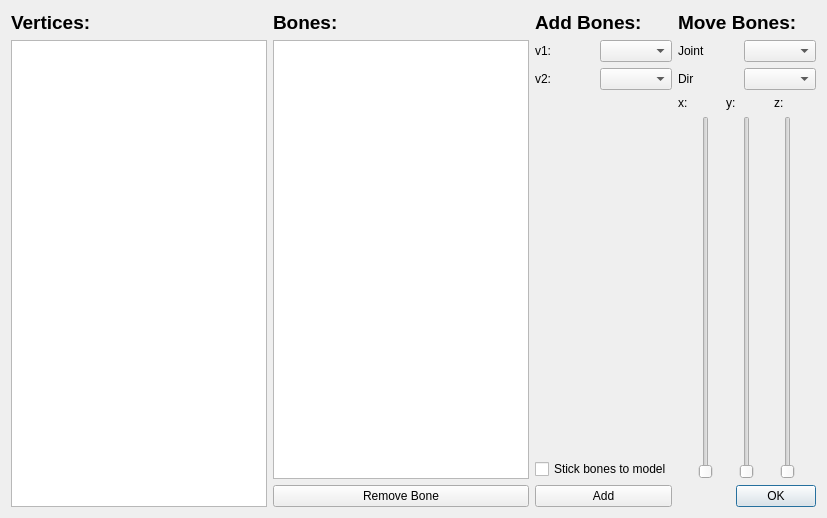
<?xml version="1.0" encoding="UTF-8"?>
<ui version="4.0">
 <class>EditSkeletonDialog</class>
 <widget class="QDialog" name="EditSkeletonDialog">
  <property name="geometry">
   <rect>
    <x>0</x>
    <y>0</y>
    <width>827</width>
    <height>518</height>
   </rect>
  </property>
  <property name="windowTitle">
   <string>Dialog</string>
  </property>
  <layout class="QHBoxLayout" name="horizontalLayout_3">
   <item>
    <layout class="QVBoxLayout" name="verticalLayout_12">
     <item>
      <widget class="QLabel" name="label_vertices">
       <property name="text">
        <string>&lt;html&gt;&lt;head/&gt;&lt;body&gt;&lt;p&gt;&lt;span style=&quot; font-size:14pt; font-weight:600;&quot;&gt;Vertices:&lt;/span&gt;&lt;/p&gt;&lt;/body&gt;&lt;/html&gt;</string>
       </property>
      </widget>
     </item>
     <item>
      <widget class="QListWidget" name="listWidget_vertices">
       <property name="batchSize">
        <number>100</number>
       </property>
      </widget>
     </item>
    </layout>
   </item>
   <item>
    <layout class="QVBoxLayout" name="verticalLayout_6">
     <item>
      <widget class="QLabel" name="label_bones">
       <property name="text">
        <string>&lt;html&gt;&lt;head/&gt;&lt;body&gt;&lt;p&gt;&lt;span style=&quot; font-size:14pt; font-weight:600;&quot;&gt;Bones:&lt;/span&gt;&lt;/p&gt;&lt;/body&gt;&lt;/html&gt;</string>
       </property>
      </widget>
     </item>
     <item>
      <widget class="QListWidget" name="listWidget_bones"/>
     </item>
     <item>
      <widget class="QPushButton" name="pushButton_removeBone">
       <property name="text">
        <string>Remove Bone</string>
       </property>
      </widget>
     </item>
    </layout>
   </item>
   <item>
    <layout class="QVBoxLayout" name="verticalLayout_21">
     <item>
      <widget class="QLabel" name="label_addBones">
       <property name="text">
        <string>&lt;html&gt;&lt;head/&gt;&lt;body&gt;&lt;p&gt;&lt;span style=&quot; font-size:14pt; font-weight:600;&quot;&gt;Add Bones:&lt;/span&gt;&lt;/p&gt;&lt;/body&gt;&lt;/html&gt;</string>
       </property>
       <property name="textFormat">
        <enum>Qt::AutoText</enum>
       </property>
      </widget>
     </item>
     <item>
      <layout class="QHBoxLayout" name="horizontalLayout_5">
       <item>
        <layout class="QVBoxLayout" name="verticalLayout_20">
         <item>
          <widget class="QLabel" name="label_v1">
           <property name="text">
            <string>v1: </string>
           </property>
          </widget>
         </item>
         <item>
          <widget class="QLabel" name="label_v2">
           <property name="text">
            <string>v2: </string>
           </property>
          </widget>
         </item>
        </layout>
       </item>
       <item>
        <layout class="QVBoxLayout" name="verticalLayout_19">
         <item>
          <widget class="QComboBox" name="comboBox_v1"/>
         </item>
         <item>
          <widget class="QComboBox" name="comboBox_v2"/>
         </item>
        </layout>
       </item>
      </layout>
     </item>
     <item>
      <spacer name="verticalSpacer">
       <property name="orientation">
        <enum>Qt::Vertical</enum>
       </property>
       <property name="sizeHint" stdset="0">
        <size>
         <width>20</width>
         <height>40</height>
        </size>
       </property>
      </spacer>
     </item>
     <item>
      <widget class="QCheckBox" name="checkBox_stickBones">
       <property name="text">
        <string>Stick bones to model</string>
       </property>
      </widget>
     </item>
     <item>
      <widget class="QPushButton" name="pushButton_addBone">
       <property name="text">
        <string>Add</string>
       </property>
      </widget>
     </item>
    </layout>
   </item>
   <item>
    <layout class="QVBoxLayout" name="verticalLayout_2">
     <item>
      <widget class="QLabel" name="label_addBones_2">
       <property name="text">
        <string>&lt;html&gt;&lt;head/&gt;&lt;body&gt;&lt;p&gt;&lt;span style=&quot; font-size:14pt; font-weight:600;&quot;&gt;Move Bones:&lt;/span&gt;&lt;/p&gt;&lt;/body&gt;&lt;/html&gt;</string>
       </property>
       <property name="textFormat">
        <enum>Qt::AutoText</enum>
       </property>
      </widget>
     </item>
     <item>
      <layout class="QHBoxLayout" name="horizontalLayout_6">
       <item>
        <layout class="QVBoxLayout" name="verticalLayout_23">
         <item>
          <widget class="QLabel" name="label_v1_2">
           <property name="text">
            <string>Joint</string>
           </property>
          </widget>
         </item>
         <item>
          <widget class="QLabel" name="label_v2_2">
           <property name="text">
            <string>Dir</string>
           </property>
          </widget>
         </item>
        </layout>
       </item>
       <item>
        <layout class="QVBoxLayout" name="verticalLayout_24">
         <item>
          <widget class="QComboBox" name="comboBox_joint"/>
         </item>
         <item>
          <widget class="QComboBox" name="comboBox_dir"/>
         </item>
        </layout>
       </item>
      </layout>
     </item>
     <item>
      <layout class="QVBoxLayout" name="verticalLayout">
       <item>
        <layout class="QHBoxLayout" name="horizontalLayout_2">
         <item>
          <widget class="QLabel" name="label">
           <property name="text">
            <string>x:</string>
           </property>
          </widget>
         </item>
         <item>
          <widget class="QLabel" name="label_2">
           <property name="text">
            <string>y:</string>
           </property>
          </widget>
         </item>
         <item>
          <widget class="QLabel" name="label_3">
           <property name="text">
            <string>z:</string>
           </property>
          </widget>
         </item>
        </layout>
       </item>
       <item>
        <layout class="QHBoxLayout" name="horizontalLayout">
         <item>
          <widget class="QSlider" name="verticalSlider_x">
           <property name="orientation">
            <enum>Qt::Vertical</enum>
           </property>
          </widget>
         </item>
         <item>
          <widget class="QSlider" name="verticalSlider_y">
           <property name="orientation">
            <enum>Qt::Vertical</enum>
           </property>
          </widget>
         </item>
         <item>
          <widget class="QSlider" name="verticalSlider_z">
           <property name="orientation">
            <enum>Qt::Vertical</enum>
           </property>
          </widget>
         </item>
        </layout>
       </item>
      </layout>
     </item>
     <item>
      <widget class="QDialogButtonBox" name="buttonBox">
       <property name="orientation">
        <enum>Qt::Horizontal</enum>
       </property>
       <property name="standardButtons">
        <set>QDialogButtonBox::Ok</set>
       </property>
      </widget>
     </item>
    </layout>
   </item>
  </layout>
 </widget>
 <resources/>
 <connections>
  <connection>
   <sender>buttonBox</sender>
   <signal>accepted()</signal>
   <receiver>EditSkeletonDialog</receiver>
   <slot>accept()</slot>
   <hints>
    <hint type="sourcelabel">
     <x>248</x>
     <y>254</y>
    </hint>
    <hint type="destinationlabel">
     <x>157</x>
     <y>274</y>
    </hint>
   </hints>
  </connection>
  <connection>
   <sender>buttonBox</sender>
   <signal>rejected()</signal>
   <receiver>EditSkeletonDialog</receiver>
   <slot>reject()</slot>
   <hints>
    <hint type="sourcelabel">
     <x>316</x>
     <y>260</y>
    </hint>
    <hint type="destinationlabel">
     <x>286</x>
     <y>274</y>
    </hint>
   </hints>
  </connection>
 </connections>
</ui>
